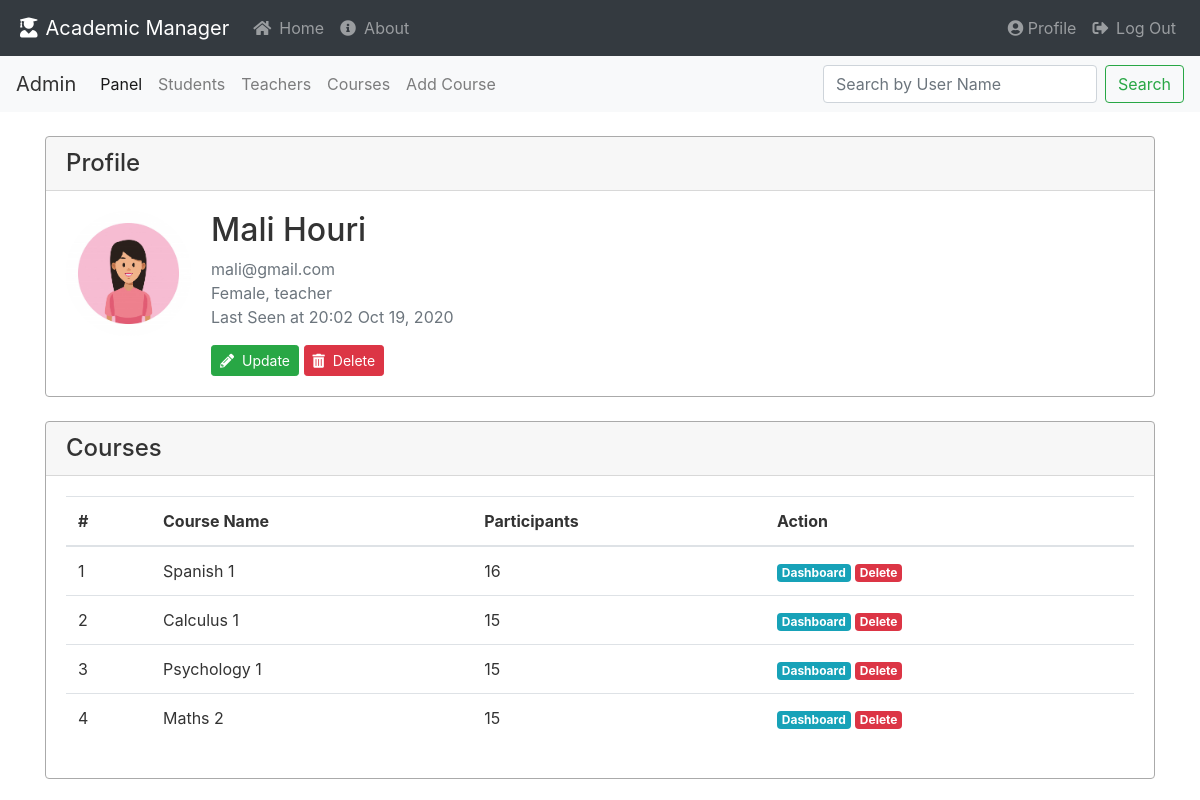
/teachers/watch/2 (signed in), run on the app's committed database.
### academic_manager/models.py (models this page shows, shortened)
class User(db.Model, UserMixin):
    __table_name__ = 'user'
    id = db.Column(db.Integer, primary_key=True)
    email = db.Column(db.String(100), nullable=False, unique=True)
    first_name = db.Column(db.String(30), nullable=False)
    last_name = db.Column(db.String(30), nullable=False)
    password = db.Column(db.String(60), nullable=False)
    profile_img = db.Column(db.String(30), nullable=False, default='default/default.jpg')
    gender = db.Column(db.String(1), nullable=False)  # ['m','f']
    creation_date = db.Column(db.DateTime, nullable=False, default=datetime.now)
    last_seen = db.Column(db.DateTime, nullable=False, default=datetime.now)
    role = db.Column(db.String(100), nullable=False)
    __mapper_args__ = {
        'polymorphic_identity': 'user',
        'polymorphic_on': role
    }
    @property
    def full_name(self):
        return f"{self.first_name.capitalize()} {self.last_name.capitalize()}"
    @property
    def is_admin(self):
        return self.role == 'admin'

class Course(db.Model):
    id = db.Column(db.Integer, primary_key=True)
    course_name = db.Column(db.String(30), nullable=False)
    teacher_id = db.Column(db.Integer, db.ForeignKey('teacher.id'), nullable=False)
    enrollment = db.relationship('Enrollment', backref='course', lazy=True)
    task = db.relationship('Task', backref='course', lazy=True)

### academic_manager/teachers/routes.py (the view)
@teachers.route("/watch/<int:user_id>")
@restricted(role=["admin"])
def watch_teacher(user_id):
    teacher_profile = Teacher.query.filter_by(id=user_id).first_or_404()
    image_file = url_for('static', filename='profile_pics/' + teacher_profile.profile_img)
    return render_template("watch_teacher.html", teacher=teacher_profile, image_file=image_file)

### academic_manager/extensions.py (called while the page is built)
def restricted(role):
    def decorator(func):
        @wraps(func)
        def wrapper(*args, **kwargs):
            if not current_user.is_authenticated:
                return login_manager.unauthorized()
            if current_user.role in role:
                return func(*args, **kwargs)
            if "current_user" in role and 'user_id' in kwargs:
                if kwargs['user_id'] == current_user.id:
                    return func(*args, **kwargs)
            abort(403)
        return wrapper
    return decorator

### academic_manager/models.py (called while the page is built)
@login_manager.user_loader
def load_user(user_id):
    return User.query.get(user_id)

### academic_manager/teachers/templates/watch_teacher.html (shortened to what this page needs)
{% extends "base.html" %}
{% block content %}
<div class="card">
    <h4 class="card-header">Profile</h4>
    <div class="card-body">
        <div class="media">
            <img class="rounded-circle profile-img" src="{{ image_file }}" alt="profile picture">
            <div class="media-body">
                <h2 class="account-heading">{{ teacher.full_name }}</h2>
                <p class="text-secondary">{{ teacher.email }}
                    <br>{{ teacher.gender }}, {{ teacher.role }}
                    <br>Last Seen at {{ teacher.last_seen.strftime('%H:%M %b %d, %Y') }}</p>
                {% if current_user.is_admin %}
                <a href="{{ url_for('main.update_user_profile', user_id=teacher.id) }}"
                   class="btn btn-success btn-sm"><i class="fas fa-pencil-alt mr-2"></i>Update</a>
                <button class="btn btn-danger btn-sm" data-toggle="modal" data-target="#deleteModal">
                    <i class="fas fa-trash-alt mr-2"></i>Delete</button>
                {% endif %}
            </div>
        </div>
    </div>
</div>
<br>
<div class="card">
    <h4 class="card-header">Courses</h4>
    <div class="card-body">
        <div>
            <table class="table" style="width:100%">
                <thead>
                <tr>
                    <th colspan="col">#</th>
                    <th colspan="col">Course Name</th>
                    <th colspan="col">Participants</th>
                    <th colspan="col">Action</th>
                </tr>
                </thead>
                <tbody>
                {% for course in teacher.course %}
                <tr>
                    <td colspan="row">{{ loop.index }}</td>
                    <td colspan="row">{{ course.course_name }}</td>
                    <td colspan="row">{{ course.enrollment | length }}</td>
                    <td colspan="row">
                        <a href="{{ url_for('courses.course_dashboard', course_id=course.id) }}"
                           class="badge badge-info">Dashboard</a>
                        <a href="{{ url_for('courses.delete_course', course_id=course.id) }}"
                           class="badge badge-danger">Delete</a>
                    </td>
                </tr>
                {% endfor %}
                </tbody>
            </table>
        </div>
    </div>
</div>
{% endblock %}

### academic_manager/static/styles/main.css (style rules this page uses)
body { background: #ffffff; color: #333333; }
.profile-img { height: 125px; width: 125px; margin-right: 20px; margin-bottom: 16px; }
.card { border: 1px solid #aaaaaa; }

### academic_manager/templates/base.html (style rules this page uses)
body { background: #ffffff; color: #333333; }
.profile-img { height: 125px; width: 125px; margin-right: 20px; margin-bottom: 16px; }
.card { border: 1px solid #aaaaaa; }

### data on the page
User: full_name "Mali Houri", email "mali@gmail.com", gender "Female", role "teacher", last_seen "20:02 Oct 19, 2020"
Course: course_name "Spanish 1", enrollment|length "16"
Course: course_name "Calculus 1", enrollment|length "15"
Course: course_name "Psychology 1", enrollment|length "15"
Course: course_name "Maths 2", enrollment|length "15"
